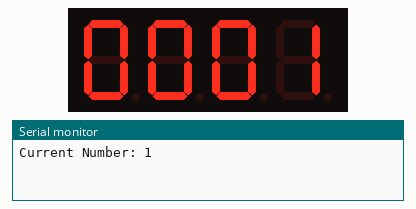
This sketch was run on a simulated Arduino Uno, built with avr-gcc and run on an emulated ATmega328P. Shown: 4-digit seven-segment display, the last lines printed to the serial monitor. At 13.1 s the program stops and its outputs stay as they are.

Above: at 0.1 s.
At 1.1 s:
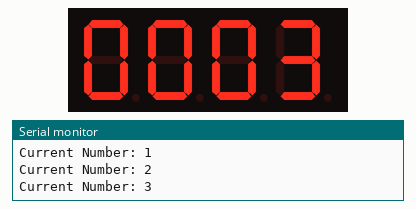
At 2.7 s:
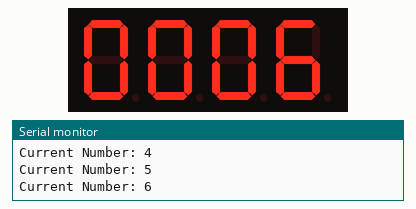
At 6.4 s:
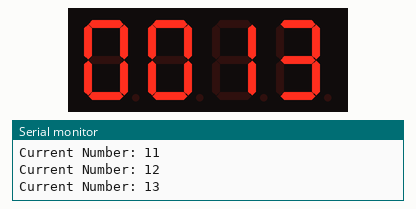
At 9.0 s:
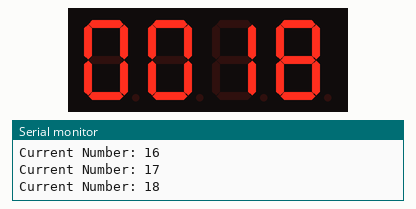
At 12.6 s:
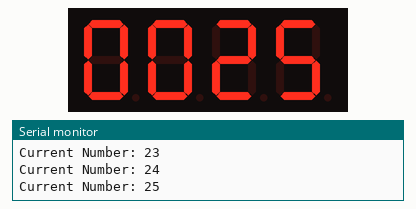

The sketch:

7_Segment_Display.ino
```cpp
#include <TM1637Display.h>

// Define the CLK and DIO pins for the TM1637 display module
#define CLK 9
#define DIO 8

// Create a TM1637Display object named 'display' with CLK and DIO pins
TM1637Display display(CLK, DIO);

void setup()
{
  // Start serial communication at a baud rate of 9600
  Serial.begin(9600);

  // Set the brightness of the display to full brightness
  display.setBrightness(0x0F);

  // Clear the display
  display.clear();
}

void loop()
{
  // Loop to display numbers from 1 to 25
  for (int count = 1; count <= 25; count++)
  {
    // Display the current number on the TM1637 display
    display.showNumberDec(count, true);

    // Print the count value to the serial monitor
    Serial.println("Current Number: " + String(count));

    // Wait for 500 milliseconds
    delay(500);
  }

  // Optionally, clear the display after completing the sequence
  display.clear();

  // Stop the loop (or you can repeat by removing the while(true) line)
  while (true) {}
}
```

Measured:
- what the display in image 1 shows lasts 0.5 s, from 1.1 s to 1.6 s
